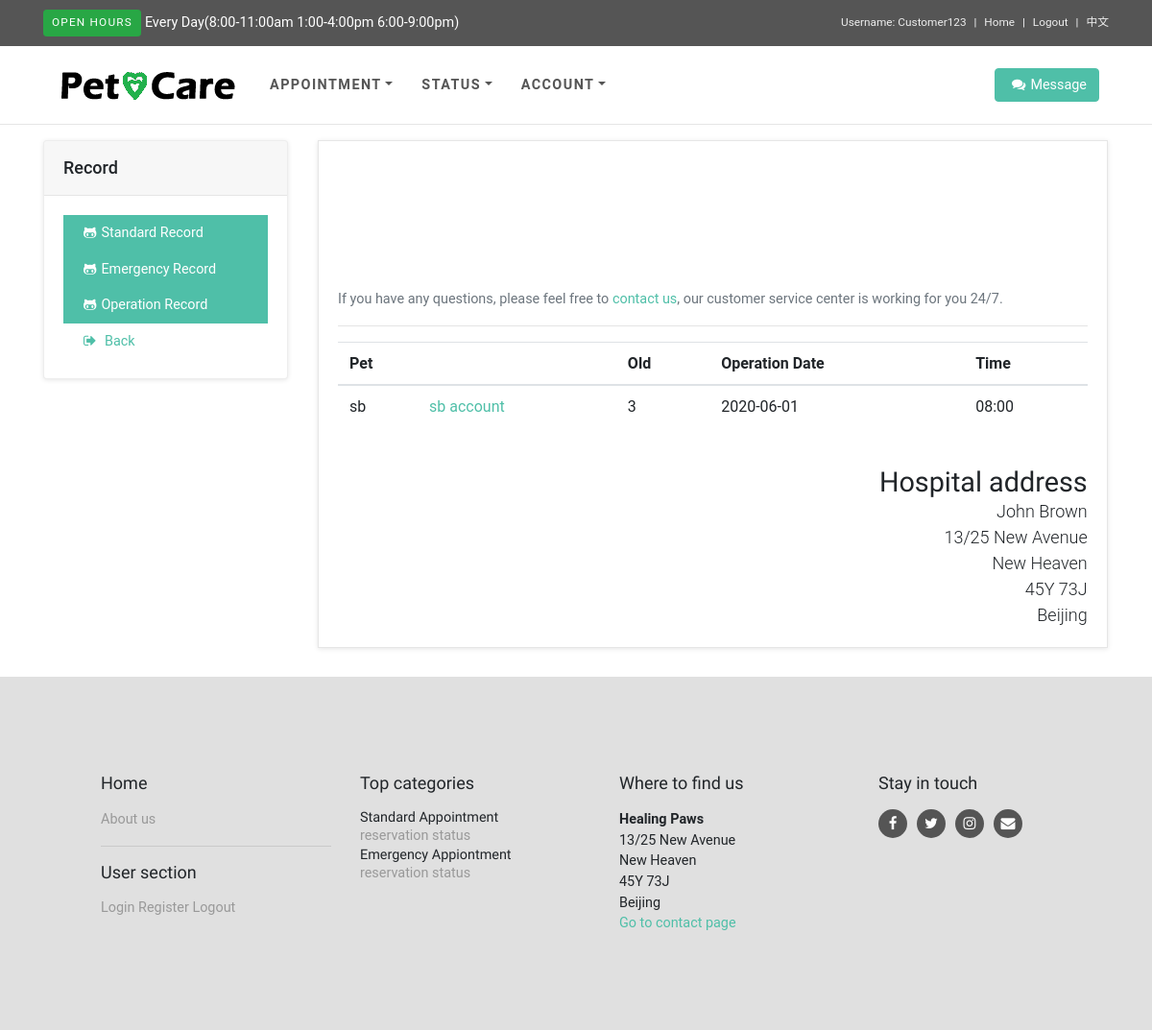
The app's page /record_o (signed in) with its own data.
### blogapp/models.py (models this page shows, shortened)
class Customer(db.Model):
	id = db.Column(db.Integer, primary_key=True)
	username = db.Column(db.String(64), index=True, unique=True)
	email = db.Column(db.String(120), index=True, unique=True)
	password_hash = db.Column(db.String(128))
	pets = db.relationship('Pet', backref='customer', lazy='dynamic')
	phone = db.Column(db.Integer, index=True)
	firstname = db.Column(db.String(64), index=True)
	lastname = db.Column(db.String(64), index=True)
	appointment = db.relationship('Appointment', backref='customer', lazy='dynamic')
	posts = db.relationship('Post', backref='author', lazy='dynamic')

class Pet(db.Model):
	id = db.Column(db.Integer, primary_key=True)
	name = db.Column(db.String(64), index=True)
	type = db.Column(db.String(64), index=True)
	old = db.Column(db.Integer, index=True)
	gender = db.Column(db.String(64), index=True)
	customer_id = db.Column(db.Integer, db.ForeignKey('customer.id'))
	appointments = db.relationship('Appointment', backref='pet', lazy='dynamic')

class Appointment(db.Model):
	id = db.Column(db.Integer, primary_key=True)
	type = db.Column(db.String(64),index=True)
	date = db.Column(db.String(64), index=True)
	time = db.Column(db.String(64), index=True)
	city = db.Column(db.String(64), index=True)
	details = db.Column(db.String(120), index=True)
	pet_id = db.Column(db.Integer, db.ForeignKey('pet.id'))
	start = db.Column(db.DateTime, index=True, default=datetime.utcnow())
	end = db.Column(db.DateTime, index=True, default=datetime.utcnow())
	status = db.Column(db.String(64), index=True, default='Submitted')
	customer_id = db.Column(db.Integer, db.ForeignKey('customer.id'))

### blogapp/routes.py (the view)
@app.route('/record_o', methods=['GET', 'POST'])
def record_o():
	session['current_path'] = request.path
	user = {'username': 'User'}
	username = session.get("USERNAME")
	if not session.get("USERNAME") is None:
		customer_in_db = Customer.query.filter(Customer.username == session.get("USERNAME")).first()
		prev_posts = db.session.query(Pet, Appointment).filter(Pet.id == Appointment.pet_id ).all()
		return render_template('record_o.html', title='record', user=user, username=username, prev_posts=prev_posts, customer_in_db=customer_in_db, language=language[render_languages()] )
	else:
		flash("User needs to either login or signup first")
		return redirect(url_for('login'))

### blogapp/routes.py (called while the page is built)
def render_languages():
    if not 'lang' in session:
        session['lang'] = 'en'
    return session['lang']

### blogapp/templates/record_o.html (shortened to what this page needs)
{% extends "customer_base.html" %}
{% block content %}
              <div class="card sidebar-menu">
                <div class="card-header">
                  <h3 class="h4 card-title">{{language['c-index-Record']}}</h3>
                </div>
                <div class="card-body">
                  <ul class="nav nav-pills flex-column">
                    <a href="{{ url_for('record_a') }}" class="nav-link active"><i class="fa fa-list"></i>{{language['c-index-StandardRecord']}}</a>
                    <a href="{{ url_for('record_e') }}" class="nav-link active"><i class="fa fa-list"></i>{{language['c-index-EmergencyRecord']}}</a>
                    <a href="{{ url_for('record_o') }}" class="nav-link active"><i class="fa fa-list"></i>{{language['c-index-OperationRecord']}}</a>
                    <a href="{{ url_for('customer_index') }}" class="nav-link"><i class="fa fa-sign-out"></i> {{language['res-e-back']}}</a></ul>
                </div>
              </div>
            </div>
            <div class="col-lg-9">
                  <div id="customer-order" class="col-lg-9">
                    <div class="box" style="margin-right: -220px;margin-left: -14px;">
                      <h1>{{language['r-o-surgeryrecord']}}</h1>
                      <p class="text-muted">{{language['r-a-ifproblem']}} <a href="{{url_for('customer_chatting')}}">{{language['r-a-contactus']}}</a>{{language['r-a-247']}}</p>
                      <hr>
                      <div class="table-responsive mb-4">
                        <table class="table" style="text-align: left;">
                          <thead>
                            <tr>
                              <th colspan="2">{{language['r-a-pet']}}</th>
                              <th>{{language['r-a-old']}}</th>
                              <th>{{language['r-o-operationdate']}}</th>
                              <th>{{language['r-a-time']}}</th>
                            </tr>
                          </thead>
                          <tbody>
                            {% for post in prev_posts %}
                            {% if post.Pet.customer_id == customer_in_db.id and post.Appointment.type == "Surgery" %}
                            <tr>
                              <td>{{post.Pet.name}}</td>
                              <td><a href="{{ url_for('pet_account') }}">{{post.Pet.name}} account</a></td>
                              <td>{{post.Pet.old}}</td>
                              <td>{{post.Appointment.date}}</td>
                              <td>{{post.Appointment.time}}</td>
                            </tr>
                            {% endif %}
                            {% endfor %}
                          </tbody>
                        </table>
                      </div>
                      <div class="row addresses">
                        <div class="col-lg-6">
                        </div>
                        <div class="col-lg-6">
                          <h2>Hospital address</h2>
                          <p>John Brown<br>13/25 New Avenue<br>New Heaven<br>45Y 73J<br>Beijing</p>
                        </div>
                      </div>
                    </div>
                  </div>
                </div>
              </div>
            </div>
          </div>
{% endblock %}

### blogapp/templates/customer_base.html (shortened to what this page needs)
<html>
    <head>
        <link rel="stylesheet" href="{{ url_for('static', filename='bootstrap-datetimepicker.min.css') }}">
        <link rel="stylesheet" href="{{ url_for('static', filename='assets3/css-a/jquery-ui.css') }}">
        <link rel="stylesheet" href="{{ url_for('static', filename='vendor/bootstrap/css/bootstrap.min.css') }}">
        <link rel="stylesheet" href="{{ url_for('static', filename='vendor/font-awesome/css/font-awesome.min.css') }}">
        <link rel="stylesheet" href="{{ url_for('static', filename='vendor/owl.carousel/assets/owl.carousel.css') }}">
        <link rel="stylesheet" href="{{ url_for('static', filename='vendor/owl.carousel/assets/owl.theme.default.css') }}">
        <link rel="stylesheet" href="{{ url_for('static', filename='css/style.default.css') }}" id="theme-stylesheet">
        <link rel="stylesheet" href="{{ url_for('static', filename='css/custom.css') }}">
        <link href="css-a/style.css" rel="stylesheet" type="text/css" media="all"/>
        </head>
    <body>
<header class="header mb-3">
      <div id="top">
        <div class="container">
          <div class="row">
            <div class="col-lg-6 offer mb-3 mb-lg-0"><a class="btn btn-success btn-sm">{{language['c-base-open']}}</a><a class="ml-1">{{language['c-base-everyday']}}
            </a></div>
            <div class="col-lg-6 text-center text-lg-right">
              <ul class="menu list-inline mb-0">
                  <li class="list-inline-item"><a>{{language['c-base-UN']}} {{username}}</a></li>
                <li class="list-inline-item"><a href="{{ url_for('customer_index') }}">{{language['c-base-home']}}</a></li>
                <li class="list-inline-item"><a href="{{ url_for('logout') }}">{{language['c-base-logout']}}</a></li>
                <li class="list-inline-item"><a href="{{ url_for('change_language') }}">{{ language['c-base-language'] }}</a></li>
              </ul>
            </div>
          </div>
        </div>
      </div>
      <nav class="navbar navbar-expand-lg">
      <div class="container">
        <div style="padding-left: 18px;">
            <a href="{{ url_for('customer_index') }}" class="navbar-brand home">
                <img src="static/img/logo.png" alt="Obaju logo" class="d-none d-md-inline-block">
                </a></div>
          <div id="navigation" class="collapse navbar-collapse">
            <ul class="navbar-nav mr-auto">
              <li class="nav-item dropdown menu-large"><a href="#" data-toggle="dropdown" data-hover="dropdown" data-delay="200" class="dropdown-toggle nav-link">{{language['c-base-appointment']}}<b class="caret"></b></a>
              </li>
              <li class="nav-item dropdown menu-large"><a href="#" data-toggle="dropdown" data-hover="dropdown" data-delay="200" class="dropdown-toggle nav-link">{{language['c-base-help']}}<b class="caret"></b></a>
              </li>
              <li class="nav-item dropdown menu-large"><a href="#" data-toggle="dropdown" data-hover="dropdown" data-delay="200" class="dropdown-toggle nav-link">{{language['c-base-account']}}<b class="caret"></b></a>
              </li>
               </ul>
            </div>
            <div class="navbar-buttons d-flex justify-content-end">
              <div id="basket-overview" class="navbar-collapse collapse d-none d-lg-block"><a href="{{url_for('customer_chatting')}}" class="btn btn-primary navbar-btn"><i class="fa fa-shopping-cart"></i><span>{{language['c-base-MESSAGE']}}</span></a>
              </div>
            </div>
      </div>
      </nav>
</header>
      <div id="content">
        <div class="container">
          <div class="row">
            <div class="col-lg-3">
        {% block content %}
        {% endblock %}
    <div id="footer">
      <div class="container">
        <div class="row" style="padding-left: 60px;">
          <div class="col-lg-3 col-md-6">
            <h4 class="mb-3">{{language['c-base-home']}}</h4>
            <ul class="list-unstyled">
              <li><a href="{{ url_for('index') }}">{{language['c-base-aboutus']}}</a></li>
            </ul>
            <hr>
            <h4 class="mb-3">{{language['c-base-Usersection']}}</h4>
            <ul class="list-unstyled">
              <li><a href="{{ url_for('login') }}" >{{language['c-base-login']}}</a></li>
              <li><a href="{{ url_for('customer_register') }}">{{language['c-base-register']}}</a></li>
              <li><a href="{{ url_for('logout') }}">{{language['c-base-logout']}}</a></li>
            </ul>
          </div>
          <div class="col-lg-3 col-md-6">
            <h4 class="mb-3">{{language['c-base-Topcategories']}}</h4>
            <h5>{{language['c-base-StandardAppointment']}}</h5>
            <ul class="list-unstyled">
              <li><a href="{{ url_for('reservation_s') }}">{{language['c-base-reservation']}}</a></li>
              <li><a href="{{ url_for('status_a') }}">{{language['c-base-status']}}</a></li>
            </ul>
            <h5>{{language['c-base-EmergencyAppiontment']}}</h5>
            <ul class="list-unstyled">
              <li><a href="{{ url_for('reservation_e') }}">{{language['c-base-reservation']}}</a></li>
              <li><a href="{{ url_for('status_e') }}">{{language['c-base-status']}}</a></li>
            </ul>
          </div>
          <div class="col-lg-3 col-md-6">
            <h4 class="mb-3">{{language['c-base-wheretodind']}}</h4>
            <p><strong>Healing Paws</strong><br>13/25 {{language['base-l1']}}<br>{{language['base-l2']}}<br>45Y 73J<br>{{language['base-Beijing']}}<br></p><a href="{{url_for('customer_chatting')}}">{{language['c-base-gtcp']}}</a>
          </div>
          <div class="col-lg-3 col-md-6">
            <h4 class="mb-3">{{language['c-base-Stayintouch']}}</h4>
            <p class="social"><a href="https://www.facebook.com/" class="facebook external"><i class="fa fa-facebook"></i></a><a href="https://twitter.com" class="twitter external"><i class="fa fa-twitter"></i></a><a href="https://www.instagram.com/" class="instagram external"><i class="fa fa-instagram"></i></a><a href="https://mail.google.com" class="email external"><i class="fa fa-envelope"></i></a></p>
          </div>
        </div>
      </div>
    </div>
    </body>
</html>

### blogapp/static/assets3/css-a/style.css (style rules this page uses)
body { background:url(../images/bg2.jpg)no-repeat; background-size: cover; background-position: center; }
body a { transition:0.5s all; -webkit-transition:0.5s all; -moz-transition:0.5s all; -o-transition:0.5s all; -ms-transition:0.5s all; font-weight:400; }
h1,h2,h3,h4,h5,h6 { margin:0; font-weight:400; transition:0.5s all; -webkit-transition:0.5s all; -moz-transition:0.5s all; -o-transition:0.5s all; -ms-transition:0.5s all; font-family: 'Raleway', sans-serif; }
p { margin:0; }
ul { margin:0; padding:0; }
img { width: 100%; }
h1 { font-size: 45px; font-weight: 500; text-align: center; text-transform: uppercase; letter-spacing: 12px; margin: 40px 0 40px 0; color: #fff; font-family: 'Poppins', sans-serif; }
ul li { list-style-type: none; display: inline-block; line-height: 1.5; }

### records on screen
Customer: username "Customer123"
Pet: Pet.name "sb", Pet.old "3", Appointment "2020-06-01", Appointment.time "08:00"
Appointment: city "Beijing"

### other values on screen
{{ language['c-base-open'] }} "OPEN HOURS"
{{ language['c-base-everyday'] }} "Every Day(8:00-11:00am 1:00-4:00pm 6:00-9:00pm)"
{{ language['c-base-UN'] }} "Username:"
{{ language['c-base-home'] }} "Home"
{{ language['c-base-logout'] }} "Logout"
{{ language['c-base-language'] }} "中文"
{{ language['c-base-appointment'] }} "APPOINTMENT"
{{ language['c-base-help'] }} "STATUS"
{{ language['c-base-account'] }} "ACCOUNT"
{{ language['c-base-MESSAGE'] }} "Message"
{{ language['c-index-Record'] }} "Record"
{{ language['c-index-StandardRecord'] }} "Standard Record"
{{ language['c-index-EmergencyRecord'] }} "Emergency Record"
{{ language['c-index-OperationRecord'] }} "Operation Record"
{{ language['res-e-back'] }} "Back"
